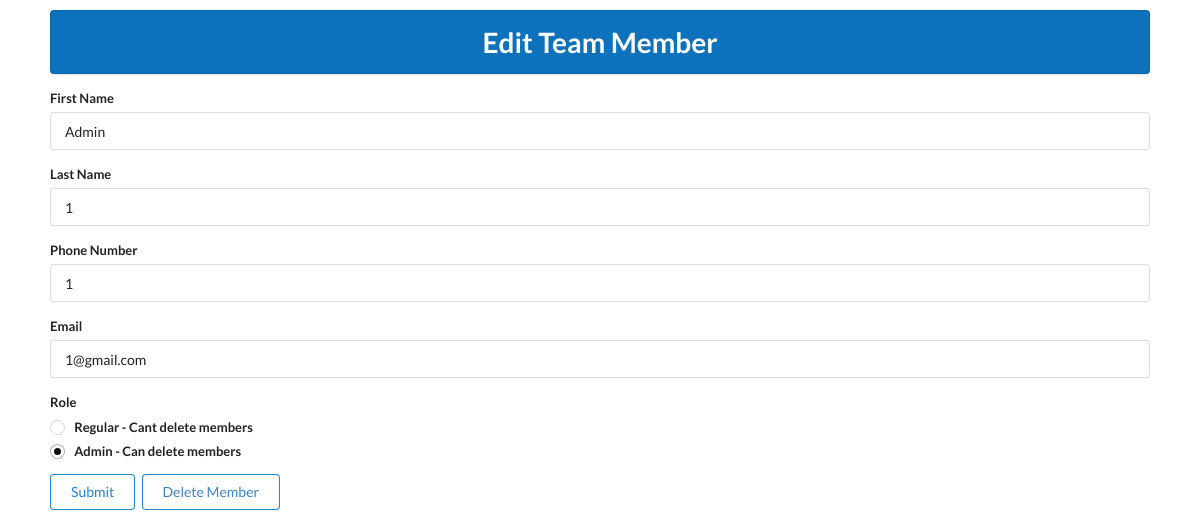
The app's page /edit/54 with its own data.
### teamapp/models.py (models this page shows)
class Member(models.Model):
    first_name = models.CharField(max_length=100)
    last_name = models.CharField(max_length=100)
    phone_number = models.CharField(max_length=15)
    email = models.EmailField()
    CHOICES = [
        ('Admin', 'Admin'),
        ('General', 'General'),
    ]
    role = models.CharField(
        choices=CHOICES, max_length=100, default='Admin')

### teamapp/views.py (the view, shortened to what this page needs)
# urls.py: path('edit/<int:id>', views.member_edit, name='member_edit'),
def member_edit(request,id):
    member = Member.objects.get(pk=id)
    return render(request, 'member_edit.html', {'member': member})

### templates/member_edit.html (shortened to what this page needs)
{% load static %}
<link rel="stylesheet" type="text/css" href="{% static 'CSS/semantic.min.css' %}" xmlns="">
<head>
    <div class="ui item menu" style="background-color: #0d71bb">
        <a class="item"><h1 style="color: white">Edit Team Member</h1></a>
    </div>
</head>
<body style="padding: 10px 50px 50px 50px">
  <form class="ui form" METHOD="post">
  <div class="field">
    <label>First Name</label>
    <input type="text" name="first_name" placeholder="First Name" id="first_name" value="{{ member.first_name }}" required>
  </div>
  <div class="field">
    <label>Last Name</label>
    <input type="text" name="last_name" placeholder="Last Name" id="last_name" value="{{ member.last_name }}" required>
  </div>
    <div class="field">
    <label>Phone Number</label>
    <input type="number" name="phone_number" placeholder="Phone Number" id="phone_number" value="{{ member.phone_number}}" required>
  </div>
    <div class="field">
    <label>Email</label>
    <input type="email" name="email" placeholder="email" id="email" value="{{ member.email }}" required>
  </div>
      <div class="radiolist grouped fields">
    <label for="role">Role</label>
      <div class="ui radio checkbox field">
        <label for="General">Regular - Cant delete members</label>
      </div>
      <div class="ui radio checkbox field">
        <label for="Admin" >Admin - Can delete members</label>
      </div>
   </div>
      <button class="ui blue basic button" type="submit">Submit</button>
  {% if member.role == "Admin" %}
      <button class="ui blue basic button">
          <a href="{% url 'member_delete' member.id %}">Delete Member</a>
      </button>
  {% endif %}
</form>
</body>

### records on screen
Member: first_name "Admin", last_name "1", phone_number "1", email "1@gmail.com"
